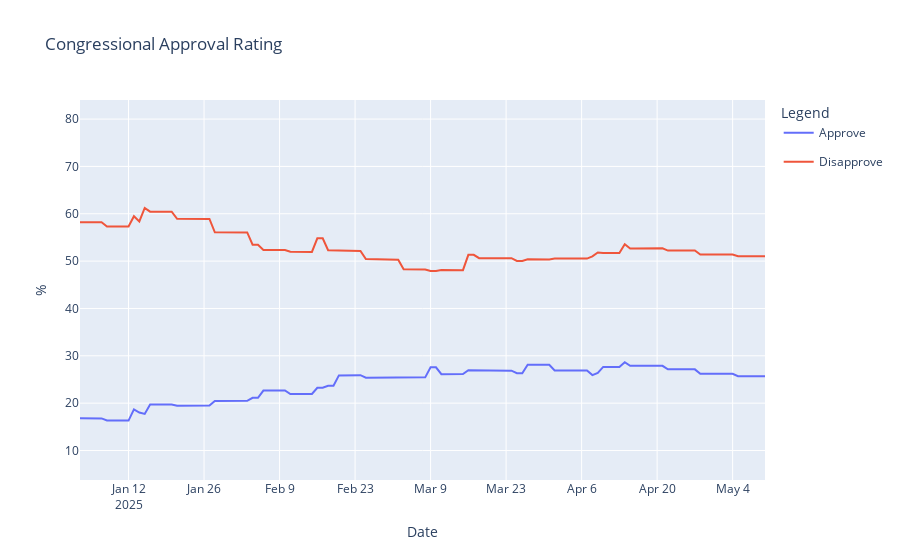

Notebook cell for this chart:
### Code cell
line = px.line(approval_avg, x='Date', y=['Approve', 'Disapprove'])
# scatter = px.scatter(polls_df[polls_df['end_date'] >= pd.to_datetime('2025-01-24')], x='end_date', y=['approve', 'disapprove'])
line.update_traces(hovertemplate=None)
line.update_layout(hovermode='x unified')
# scatter.update_traces(hovertemplate=None, hoverinfo='skip')
fig_approve_CI = go.Figure([
    go.Scatter(
        name='Approve CI Upper Bound',
        x = approval_avg['Date'],
        y = approval_avg['Approve'] + 1.96*approval_std['Approve'],
        mode='lines',
        marker=dict(color='#8be8f2'),
        line=dict(width=0),
        showlegend=False,
        hoverinfo='skip'
    ),
    go.Scatter(
        name='Approve CI Lower Bound',
        x = approval_avg['Date'],
        y = approval_avg['Approve'] - 1.96*approval_std['Approve'],
        mode='lines',
        marker=dict(color='#8be8f2'),
        line=dict(width=0),
        showlegend=False,
        hoverinfo='skip'
    ),  
])
fig_disapprove_CI = go.Figure([
    go.Scatter(
        name='Disapprove CI Upper Bound',
        x = approval_avg['Date'],
        y = approval_avg['Disapprove'] + 1.96*approval_std['Disapprove'],
        mode='lines',
        marker=dict(color='#a3cbec'),
        line=dict(width=0),
        showlegend=False,
        hoverinfo='skip'
    ),
    go.Scatter(
        name='Disapprove CI Lower Bound',
        x = approval_avg['Date'],
        y = approval_avg['Disapprove'] - 1.96*approval_std['Disapprove'],
        mode='lines',
        marker=dict(color='#a3cbec'),
        line=dict(width=0),
        showlegend=False,
        hoverinfo='skip'
    ),  
])

fig = go.Figure(data=line.data + fig_approve_CI.data + fig_disapprove_CI.data)
fig.update_layout(
    title='Congressional Approval Rating',
    xaxis_title='Date',
    yaxis_title='%',
    legend_title='Legend',
    hovermode='x unified'
)
fig.show()
